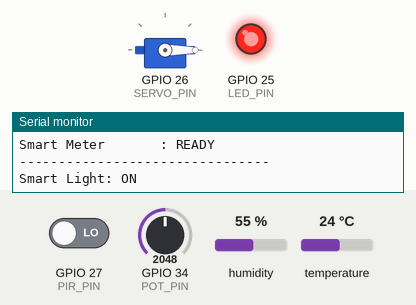
Bench run of a sketch on a simulated ESP32. Parts: servo, output pins drawn as LEDs (lit = HIGH), the last lines printed to the serial monitor. The test bench sets the inputs (shaded band); at power-on: GPIO 27 (PIR_PIN) LOW, GPIO 34 (POT_PIN) = 2048, humidity 55 %, temperature 24 °C.

Above: at 0.1 s.
At 5.8 s:
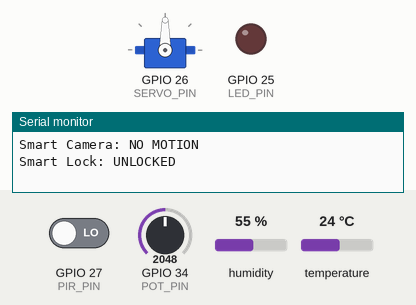
5.9 s: GPIO 27 (PIR_PIN) driven HIGH
At 6.6 s:
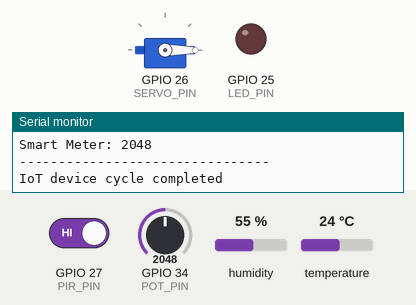
Timing chart, 0 to 20.5 s (numbered marks = the images above; inputs shaded):
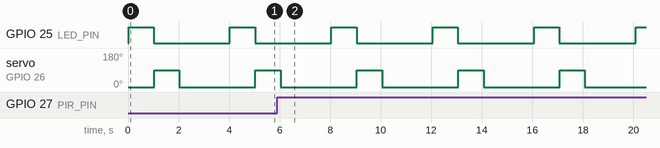

Measured:
- by itself, GPIO 25 (LED_PIN): alternates HIGH for 1.0 s and LOW for 3.0 s
- by itself, servo on GPIO 26 (SERVO_PIN): alternates 90° for 1.0 s and 0° for 3.0 s

The sketch:

sketch.ino
```cpp
#include <DHT.h>
#include <ESP32Servo.h>

// -------------------------
// Pin definitions
// -------------------------

#define LED_PIN 25
#define DHT_PIN 4
#define PIR_PIN 27
#define SERVO_PIN 26
#define POT_PIN 34

#define DHT_TYPE DHT22

// -------------------------
// Device objects
// -------------------------

DHT dht(DHT_PIN, DHT_TYPE);
Servo lockServo;

// -------------------------
// Setup
// -------------------------

void setup() {

  Serial.begin(115200);

    pinMode(LED_PIN, OUTPUT);
      pinMode(PIR_PIN, INPUT);

        dht.begin();

          lockServo.attach(SERVO_PIN);

            // Start with the smart lock locked
              lockServo.write(0);

                // Start with the smart light OFF
                  digitalWrite(LED_PIN, LOW);

                    Serial.println();
                      Serial.println("================================");
                        Serial.println("EDGE-AI IoT DEVICE SIMULATION");
                          Serial.println("================================");

                            Serial.println("ESP32 Gateway Started");
                              Serial.println("Smart Light       : READY");
                                Serial.println("Smart Thermostat  : READY");
                                  Serial.println("Smart Camera      : READY");
                                    Serial.println("Smart Lock        : LOCKED");
                                      Serial.println("Smart Meter       : READY");
                                        Serial.println("--------------------------------");
                                        }

                                        // -------------------------
                                        // Main loop
                                        // -------------------------

                                        void loop() {

                                          // -------------------------
                                            // Smart Light
                                              // -------------------------

                                                digitalWrite(LED_PIN, HIGH);

                                                  Serial.println("Smart Light: ON");

                                                    delay(1000);

                                                      digitalWrite(LED_PIN, LOW);

                                                        Serial.println("Smart Light: OFF");


                                                          // -------------------------
                                                            // Smart Thermostat
                                                              // -------------------------

                                                                float temperature = dht.readTemperature();
                                                                  float humidity = dht.readHumidity();

                                                                    if (!isnan(temperature) && !isnan(humidity)) {

                                                                        Serial.print("Smart Thermostat: ");
                                                                            Serial.print("Temperature = ");
                                                                                Serial.print(temperature);
                                                                                    Serial.print(" C, Humidity = ");
                                                                                        Serial.print(humidity);
                                                                                            Serial.println(" %");

                                                                                              } else {

                                                                                                  Serial.println("Smart Thermostat: Sensor reading unavailable");
                                                                                                    }


                                                                                                      // -------------------------
                                                                                                        // Smart Camera
                                                                                                          // -------------------------

                                                                                                            int motion = digitalRead(PIR_PIN);

                                                                                                              if (motion == HIGH) {

                                                                                                                  Serial.println("Smart Camera: MOTION DETECTED");

                                                                                                                    } else {

                                                                                                                        Serial.println("Smart Camera: NO MOTION");
                                                                                                                          }


                                                                                                                            // -------------------------
                                                                                                                              // Smart Lock
                                                                                                                                // -------------------------

                                                                                                                                  Serial.println("Smart Lock: UNLOCKED");

                                                                                                                                    lockServo.write(90);

                                                                                                                                      delay(1000);

                                                                                                                                        Serial.println("Smart Lock: LOCKED");

                                                                                                                                          lockServo.write(0);


                                                                                                                                            // -------------------------
                                                                                                                                              // Smart Meter
                                                                                                                                                // -------------------------

                                                                                                                                                  int meterValue = analogRead(POT_PIN);

                                                                                                                                                    Serial.print("Smart Meter: ");
                                                                                                                                                      Serial.println(meterValue);


                                                                                                                                                        // -------------------------
                                                                                                                                                          // End of device cycle
                                                                                                                                                            // -------------------------

                                                                                                                                                              Serial.println("--------------------------------");
                                                                                                                                                                Serial.println("IoT device cycle completed");
                                                                                                                                                                  Serial.println();

                                                                                                                                                                    delay(2000);
                                                                                                                                                                    }
```
